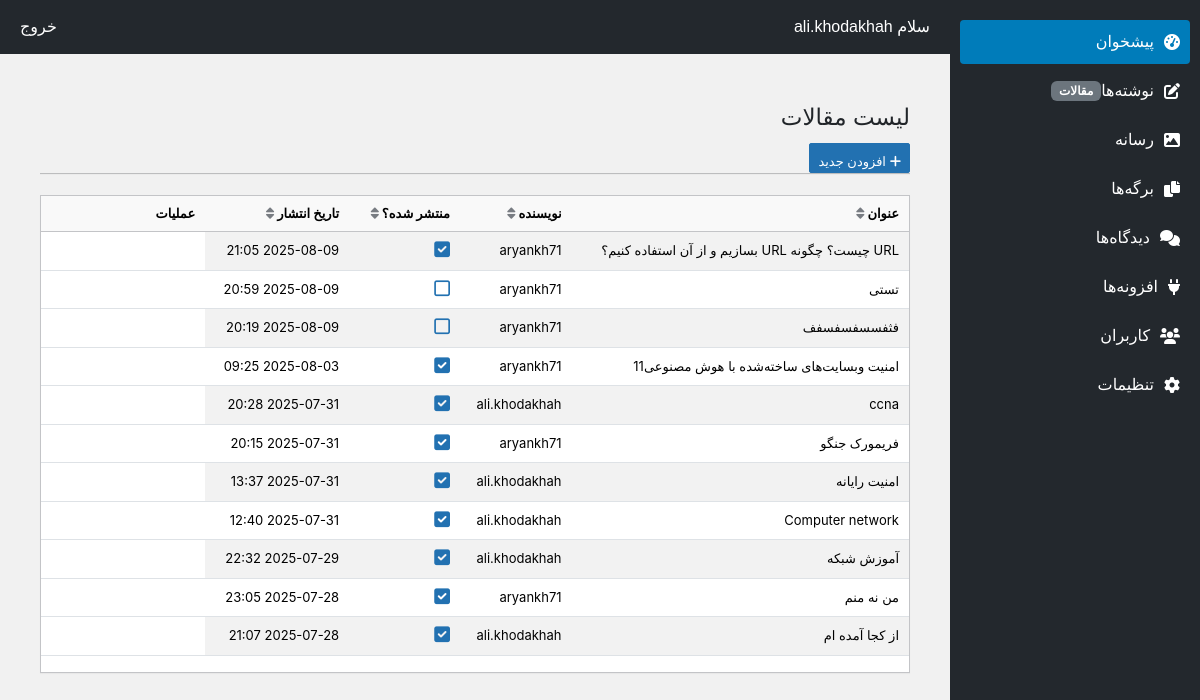
Page /posts/ (signed in) on the committed database.
### accounts/models.py (models this page shows, shortened)
class User(AbstractUser):
    phone = models.CharField(max_length=20, blank=True, null=True)
    birthday = models.DateField(blank=True, null=True)
    GENDER_CHOICES = [
        ('M', 'مرد'),
        ('F', 'زن'),
        ('O', 'سایر')
    ]
    gender = models.CharField(max_length=1, choices=GENDER_CHOICES, blank=True, null=True)

### blog/models.py (models this page shows, shortened)
class Post(models.Model):
    title = models.CharField(max_length=200, verbose_name='عنوان')
    content = CKEditor5Field(verbose_name='محتوا', config_name='default')
    author = models.ForeignKey(User, on_delete=models.CASCADE, verbose_name='نویسنده')
    published_at = models.DateTimeField(verbose_name='تاریخ انتشار')
    is_published = models.BooleanField(default=False, verbose_name='منتشر شده؟')
    updated_at = models.DateTimeField(auto_now=True, verbose_name='آخرین بروزرسانی')
    slug = models.SlugField(max_length=200, unique=True, allow_unicode=True, verbose_name='آدرس یکتا')
    image = models.ImageField(upload_to='posts/images/',blank=True, verbose_name='تصویر')
    class Meta:
        ordering = ['-published_at']
        verbose_name = 'مقاله'
        verbose_name_plural = 'مقالات'

### content_management/views.py (the view)
# urls.py: path('posts/', post_list, name='post_list'),
@login_required
@user_passes_test(staff_required)
def post_list(request):
    posts = Post.objects.all()
    return render(request, 'dashboard/posts/post_list.html', {'posts': posts})

### content_management/views.py (called while the page is built)
def staff_required(user):
    return user.is_authenticated and (user.is_staff or user.is_superuser)

### content_management/templates/dashboard/posts/post_list.html (shortened to what this page needs)
{% extends '../../panel.html' %}
{% block content %}
<div class="wrap">
    <h1 class="wp-heading-inline">لیست مقالات</h1>
    <a href="{% url 'post_create' %}" class="page-title-action"><i class="fas fa-plus"></i> افزودن جدید</a>
    <hr class="wp-header-end">
    <div class="table-container">
        <table class="table table-striped">
            <thead>
                <tr>
                    <th data-sort="title">عنوان <i class="fas fa-sort"></i></th>
                    <th data-sort="author">نویسنده <i class="fas fa-sort"></i></th>
                    <th data-sort="is_published">منتشر شده؟ <i class="fas fa-sort"></i></th>
                    <th data-sort="published_at">تاریخ انتشار <i class="fas fa-sort"></i></th>
                    <th>عملیات</th>
                </tr>
            </thead>
            <tbody>
                {% for post in posts %}
                <tr>
                    <td>{{ post.title }}</td>
                    <td>{{ post.author.username }}</td>
                    <td>
                        <span class="publish-toggle" data-post-id="{{ post.pk }}" data-is-published="{{ post.is_published|lower }}">
                            {% if post.is_published %}
                                <i class="fas fa-check-square"></i>
                            {% else %}
                                <i class="far fa-square"></i>
                            {% endif %}
                        </span>
                    </td>
                    <td>{{ post.published_at|date:"Y-m-d H:i" }}</td>
                </tr>
                {% empty %}
                <tr>
                    <td colspan="5" style="text-align: center;">هیچ مقاله‌ای یافت نشد.</td>
                </tr>
                {% endfor %}
            </tbody>
        </table>
    </div>
</div>
{% endblock %}

### content_management/templates/panel.html (shortened to what this page needs)
<!DOCTYPE html>
<html lang="fa" dir="rtl">
<head>
    <link rel="stylesheet" href="https://cdn.jsdelivr.net/npm/bootstrap@5.3.3/dist/css/bootstrap.rtl.min.css">
    <link rel="stylesheet" href="https://cdnjs.cloudflare.com/ajax/libs/font-awesome/6.0.0-beta3/css/all.min.css">
</head>
<body>
    <div class="topbar d-flex justify-content-between align-items-center">
        <span>سلام {{ request.user.first_name|default:request.user.username }}</span>
        <a href="{% url 'logout' %}" class="text-white text-decoration-none">خروج</a>
    </div>
    <div class="sidebar">
        <a href="#" class="active"><i class="fas fa-tachometer-alt"></i> پیشخوان</a>
        <a href="{% url 'post_list' %}"><i class="fas fa-edit"></i> نوشته‌ها <span class="badge bg-secondary">مقالات</span></a>
        <a href="#"><i class="fas fa-image"></i> رسانه</a>
        <a href="#"><i class="fas fa-copy"></i> برگه‌ها</a>
        <a href="#"><i class="fas fa-comments"></i> دیدگاه‌ها</a>
        <a href="#"><i class="fas fa-plug"></i> افزونه‌ها</a>
        <a href="#"><i class="fas fa-users"></i> کاربران</a>
        <a href="#"><i class="fas fa-cog"></i> تنظیمات</a>
    </div>
    <div class="main-content">
        {% block content %}{% endblock %}
    </div>
</body>
</html>

### content_management/templates/panel.html (style rules this page uses)
body { font-family: Vazirmatn, Tahoma, sans-serif; background-color: #f1f1f1; }
.sidebar { width: 250px; height: 100vh; background-color: #23282d; color: #fff; position: fixed; top: 0; right: 0; padding: 20px 10px; }
.sidebar a { display: flex; align-items: center; padding: 10px; color: #fff; text-decoration: none; margin-bottom: 5px; border-radius: 4px; }
.sidebar a i { margin-left: 10px; }
.sidebar a:hover, .sidebar a.active { background-color: #007cba; }
.topbar { background-color: #23282d; color: #fff; padding: 15px 20px; margin-right: 250px; }
.main-content { margin-right: 250px; padding: 20px; }

### content_management/templates/dashboard/posts/post_list.html (style rules this page uses)
.wrap { max-width: 1200px; margin: 20px; font-family: -apple-system, BlinkMacSystemFont, 'Segoe UI', Roboto, Oxygen-Sans, Ubuntu, Cantarell, 'Helvetica Neue', sans-serif; direction: rtl; text-align: right; }
.wp-heading-inline { font-size: 23px; font-weight: 400; margin: 0; padding: 9px 0 4px; line-height: 1.3; }
.page-title-action { display: inline-block; padding: 4px 8px; font-size: 13px; line-height: 26px; height: 30px; margin: 6px 0 0 10px; border: 1px solid #2271b1; border-radius: 2px; background: #2271b1; color: #fff; text-decoration: none; transition: all 0.2s; }
.wp-header-end { border-bottom: 1px solid #ddd; margin: 0 0 20px; padding: 0; height: 1px; }
.table-container { background: #fff; border: 1px solid #c3c4c7; box-shadow: 0 1px 1px rgba(0, 0, 0, 0.04); margin-bottom: 20px; }
.table-striped tbody tr:nth-child(odd) { background-color: #f6f7f7; }
.table th, .table td { padding: 8px 10px; font-size: 13px; vertical-align: middle; }
.table th { background: #f9f9f9; border-bottom: 1px solid #c3c4c7; cursor: pointer; }
.table th i.fa-sort { margin-left: 5px; color: #787c82; }
.publish-toggle { cursor: pointer; display: inline-flex; align-items: center; }
.publish-toggle i { font-size: 18px; color: #2271b1; }

### rows in the picture
User: user.first_name "ali.khodakhah"
Post: title "URL چیست؟ چگونه URL بسازیم و از آن استفاده کنیم؟", author.username "aryankh71", is_published True (drawn), published_at "2025-08-09 21:05"
Post: title "تستی", author.username "aryankh71", is_published False (drawn), published_at "2025-08-09 20:59"
Post: title "فثفسسفسفسفف", author.username "aryankh71", is_published False (drawn), published_at "2025-08-09 20:19"
Post: title "امنیت وبسایت‌های ساخته‌شده با هوش مصنوعی11", author.username "aryankh71", is_published True (drawn), published_at "2025-08-03 09:25"
Post: title "ccna", author.username "ali.khodakhah", is_published True (drawn), published_at "2025-07-31 20:28"
Post: title "فریمورک جنگو", author.username "aryankh71", is_published True (drawn), published_at "2025-07-31 20:15"
Post: title "امنیت رایانه", author.username "ali.khodakhah", is_published True (drawn), published_at "2025-07-31 13:37"
Post: title "Computer network", author.username "ali.khodakhah", is_published True (drawn), published_at "2025-07-31 12:40"
Post: title "آموزش شبکه", author.username "ali.khodakhah", is_published True (drawn), published_at "2025-07-29 22:32"
Post: title "من نه منم", author.username "aryankh71", is_published True (drawn), published_at "2025-07-28 23:05"
Post: title "از کجا آمده ام", author.username "ali.khodakhah", is_published True (drawn), published_at "2025-07-28 21:07"
